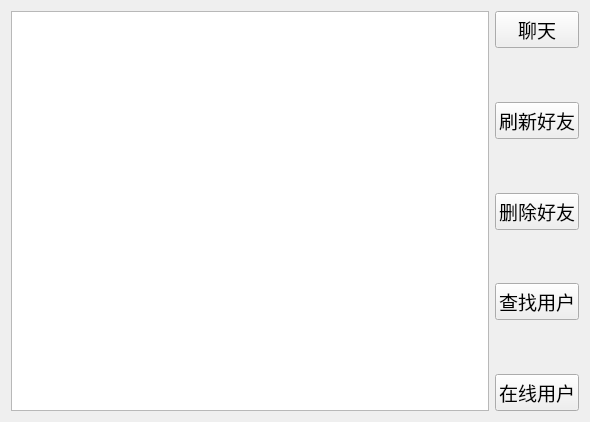
<?xml version="1.0" encoding="UTF-8"?>
<ui version="4.0">
 <class>Friend</class>
 <widget class="QWidget" name="Friend">
  <property name="geometry">
   <rect>
    <x>0</x>
    <y>0</y>
    <width>590</width>
    <height>422</height>
   </rect>
  </property>
  <property name="windowTitle">
   <string>Form</string>
  </property>
  <layout class="QHBoxLayout" name="horizontalLayout">
   <item>
    <widget class="QListWidget" name="listWidget"/>
   </item>
   <item>
    <layout class="QVBoxLayout" name="verticalLayout">
     <item>
      <widget class="QPushButton" name="chat_PB">
       <property name="font">
        <font>
         <family>Agency FB</family>
         <pointsize>14</pointsize>
        </font>
       </property>
       <property name="text">
        <string>聊天</string>
       </property>
      </widget>
     </item>
     <item>
      <spacer name="verticalSpacer">
       <property name="orientation">
        <enum>Qt::Vertical</enum>
       </property>
       <property name="sizeHint" stdset="0">
        <size>
         <width>20</width>
         <height>40</height>
        </size>
       </property>
      </spacer>
     </item>
     <item>
      <widget class="QPushButton" name="flush_PB">
       <property name="font">
        <font>
         <family>Agency FB</family>
         <pointsize>14</pointsize>
        </font>
       </property>
       <property name="text">
        <string>刷新好友</string>
       </property>
      </widget>
     </item>
     <item>
      <spacer name="verticalSpacer_2">
       <property name="orientation">
        <enum>Qt::Vertical</enum>
       </property>
       <property name="sizeHint" stdset="0">
        <size>
         <width>20</width>
         <height>40</height>
        </size>
       </property>
      </spacer>
     </item>
     <item>
      <widget class="QPushButton" name="del_PB">
       <property name="font">
        <font>
         <family>Agency FB</family>
         <pointsize>14</pointsize>
        </font>
       </property>
       <property name="text">
        <string>删除好友</string>
       </property>
      </widget>
     </item>
     <item>
      <spacer name="verticalSpacer_3">
       <property name="orientation">
        <enum>Qt::Vertical</enum>
       </property>
       <property name="sizeHint" stdset="0">
        <size>
         <width>20</width>
         <height>40</height>
        </size>
       </property>
      </spacer>
     </item>
     <item>
      <widget class="QPushButton" name="findUser_PB">
       <property name="font">
        <font>
         <family>Agency FB</family>
         <pointsize>14</pointsize>
        </font>
       </property>
       <property name="text">
        <string>查找用户</string>
       </property>
      </widget>
     </item>
     <item>
      <spacer name="verticalSpacer_4">
       <property name="orientation">
        <enum>Qt::Vertical</enum>
       </property>
       <property name="sizeHint" stdset="0">
        <size>
         <width>20</width>
         <height>40</height>
        </size>
       </property>
      </spacer>
     </item>
     <item>
      <widget class="QPushButton" name="onlineUser_PB">
       <property name="font">
        <font>
         <family>Agency FB</family>
         <pointsize>14</pointsize>
        </font>
       </property>
       <property name="text">
        <string>在线用户</string>
       </property>
      </widget>
     </item>
    </layout>
   </item>
  </layout>
 </widget>
 <resources/>
 <connections/>
</ui>
